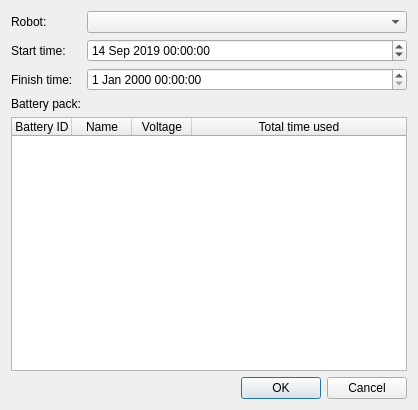
<?xml version="1.0" encoding="UTF-8"?>
<ui version="4.0">
    <class>Dialog</class>
    <widget class="QDialog" name="Dialog">
        <property name="geometry">
            <rect>
                <x>0</x>
                <y>0</y>
                <width>418</width>
                <height>410</height>
            </rect>
        </property>
        <property name="windowTitle">
            <string>Dialog</string>
        </property>
        <layout class="QVBoxLayout" name="verticalLayout">
            <item>
                <layout class="QFormLayout" name="formLayout">
                    <item row="0" column="0">
                        <widget class="QLabel" name="label_3">
                            <property name="text">
                                <string>Robot:</string>
                            </property>
                        </widget>
                    </item>
                    <item row="0" column="1">
                        <widget class="QComboBox" name="edit_robot"/>
                    </item>
                    <item row="1" column="0">
                        <widget class="QLabel" name="label">
                            <property name="text">
                                <string>Start time:</string>
                            </property>
                        </widget>
                    </item>
                    <item row="1" column="1">
                        <widget class="QDateTimeEdit" name="edit_date_start">
                            <property name="dateTime">
                                <datetime>
                                    <hour>0</hour>
                                    <minute>0</minute>
                                    <second>0</second>
                                    <year>2019</year>
                                    <month>9</month>
                                    <day>14</day>
                                </datetime>
                            </property>
                            <property name="minimumDateTime">
                                <datetime>
                                    <hour>0</hour>
                                    <minute>0</minute>
                                    <second>0</second>
                                    <year>2019</year>
                                    <month>1</month>
                                    <day>1</day>
                                </datetime>
                            </property>
                        </widget>
                    </item>
                    <item row="2" column="0">
                        <widget class="QLabel" name="label_2">
                            <property name="text">
                                <string>Finish time:</string>
                            </property>
                        </widget>
                    </item>
                    <item row="2" column="1">
                        <widget class="QDateTimeEdit" name="edit_date_finish"/>
                    </item>
                    <item row="3" column="0">
                        <widget class="QLabel" name="label_4">
                            <property name="text">
                                <string>Battery pack:</string>
                            </property>
                        </widget>
                    </item>
                </layout>
            </item>
            <item>
                <widget class="QTableWidget" name="table_batteries">
                    <property name="enabled">
                        <bool>true</bool>
                    </property>
                    <property name="editTriggers">
                        <set>QAbstractItemView::NoEditTriggers</set>
                    </property>
                    <property name="selectionMode">
                        <enum>QAbstractItemView::NoSelection</enum>
                    </property>
                    <property name="selectionBehavior">
                        <enum>QAbstractItemView::SelectRows</enum>
                    </property>
                    <property name="columnCount">
                        <number>4</number>
                    </property>
                    <attribute name="horizontalHeaderVisible">
                        <bool>true</bool>
                    </attribute>
                    <attribute name="horizontalHeaderCascadingSectionResizes">
                        <bool>true</bool>
                    </attribute>
                    <attribute name="horizontalHeaderDefaultSectionSize">
                        <number>60</number>
                    </attribute>
                    <attribute name="horizontalHeaderHighlightSections">
                        <bool>false</bool>
                    </attribute>
                    <attribute name="horizontalHeaderMinimumSectionSize">
                        <number>0</number>
                    </attribute>
                    <attribute name="horizontalHeaderStretchLastSection">
                        <bool>true</bool>
                    </attribute>
                    <attribute name="verticalHeaderVisible">
                        <bool>false</bool>
                    </attribute>
                    <attribute name="verticalHeaderDefaultSectionSize">
                        <number>24</number>
                    </attribute>
                    <column>
                        <property name="text">
                            <string>Battery ID</string>
                        </property>
                    </column>
                    <column>
                        <property name="text">
                            <string>Name</string>
                        </property>
                    </column>
                    <column>
                        <property name="text">
                            <string>Voltage</string>
                        </property>
                    </column>
                    <column>
                        <property name="text">
                            <string>Total time used</string>
                        </property>
                    </column>
                </widget>
            </item>
            <item>
                <widget class="QDialogButtonBox" name="buttonBox">
                    <property name="orientation">
                        <enum>Qt::Horizontal</enum>
                    </property>
                    <property name="standardButtons">
                        <set>QDialogButtonBox::Cancel|QDialogButtonBox::Ok</set>
                    </property>
                </widget>
            </item>
        </layout>
    </widget>
    <resources/>
    <connections>
        <connection>
            <sender>buttonBox</sender>
            <signal>accepted()</signal>
            <receiver>Dialog</receiver>
            <slot>accept()</slot>
            <hints>
                <hint type="sourcelabel">
                    <x>248</x>
                    <y>254</y>
                </hint>
                <hint type="destinationlabel">
                    <x>157</x>
                    <y>274</y>
                </hint>
            </hints>
        </connection>
        <connection>
            <sender>buttonBox</sender>
            <signal>rejected()</signal>
            <receiver>Dialog</receiver>
            <slot>reject()</slot>
            <hints>
                <hint type="sourcelabel">
                    <x>316</x>
                    <y>260</y>
                </hint>
                <hint type="destinationlabel">
                    <x>286</x>
                    <y>274</y>
                </hint>
            </hints>
        </connection>
    </connections>
</ui>
